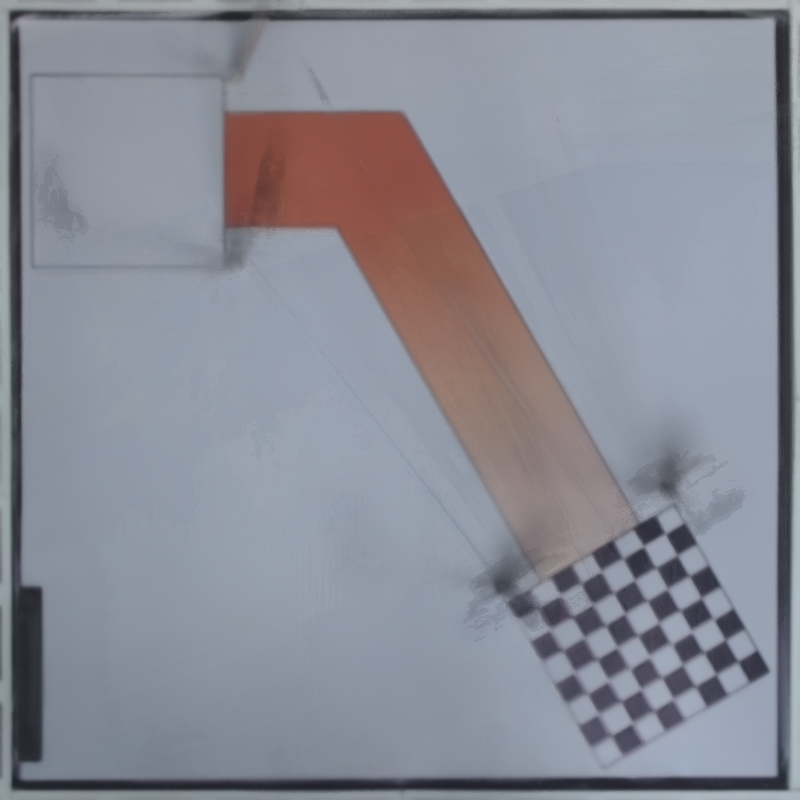
#> input picture img/Real6.png, 800 x 800 px
$ python Kmean_BG_segment.py
#> lines starting #> are read from the running program, lines starting #| are printed output that depends on the picture; after the words box and inside, x2 and y2 are one past the last pixel; in counts of white or black regions, pixels touching at a corner belong together
#> in main, img is the input picture: shape (800, 800, 3); mean B, G, R 150.3, 139.8, 137.5
import cv2
import numpy as np
import matplotlib.pyplot as plt

def segment(img, K=3):
#> called with K = 3
    attempts=10


    gray = cv2.cvtColor(img,cv2.COLOR_BGR2GRAY)
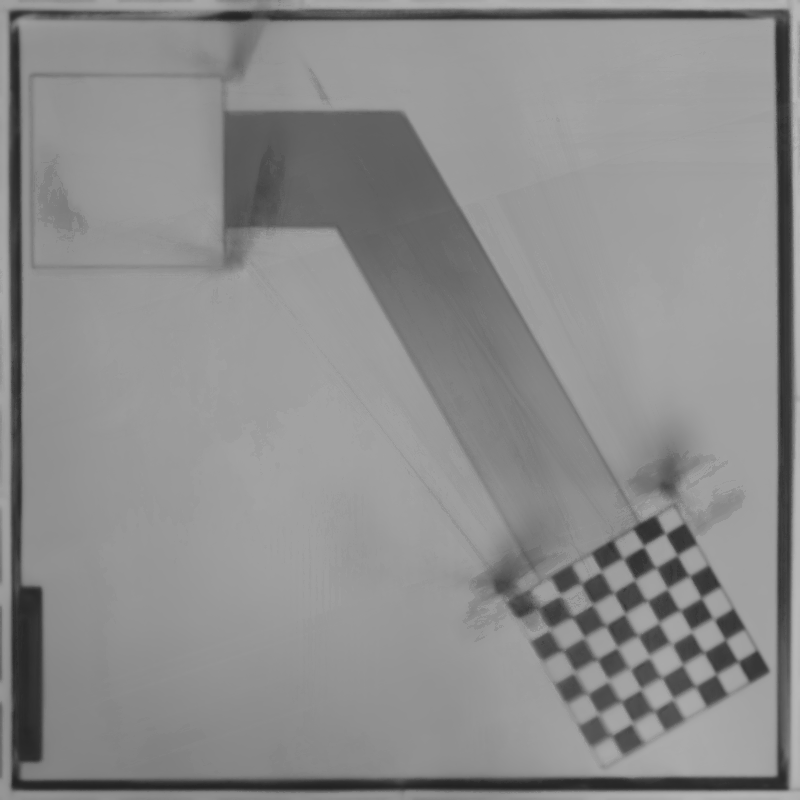
#> gray: shape (800, 800); min 34, max 186, mean 140.3

    hsv = cv2.cvtColor(img, cv2.COLOR_BGR2HSV)
#> hsv: shape (800, 800, 3); mean H, S, V 101.2, 37.7, 155.1
    # [6 lines of commented-out code are left out]

    H, S, V = cv2.split(hsv)
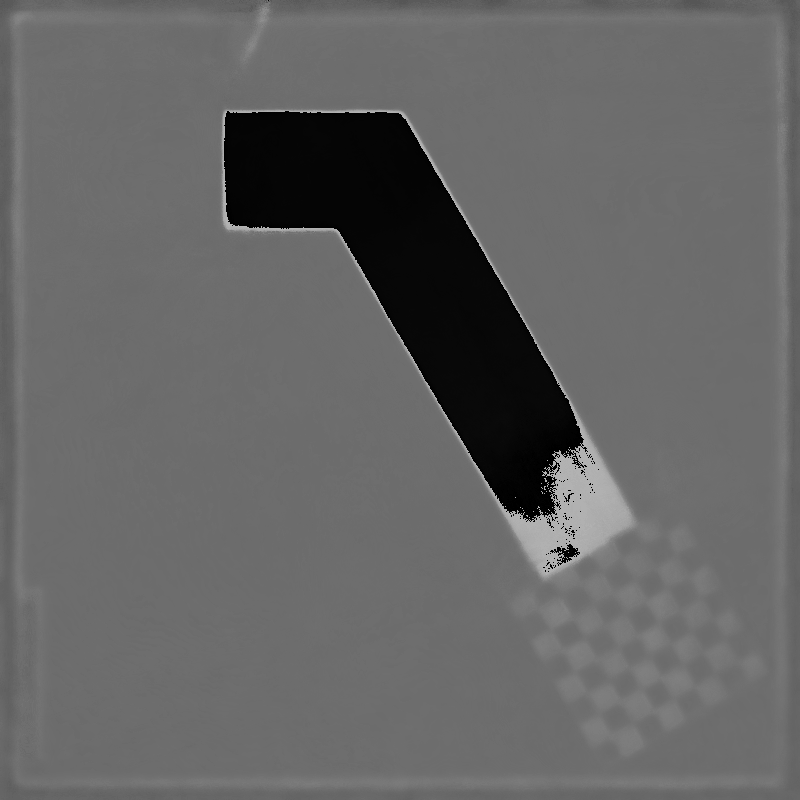
#> H: shape (800, 800); min 0, max 179, mean 101.2
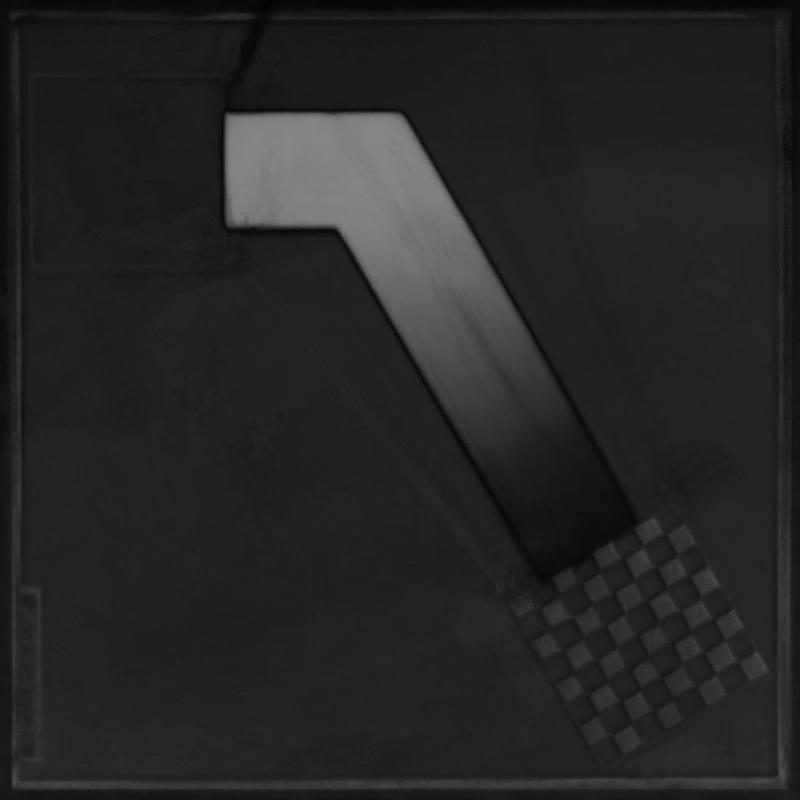
#> S: shape (800, 800); min 0, max 136, mean 37.7
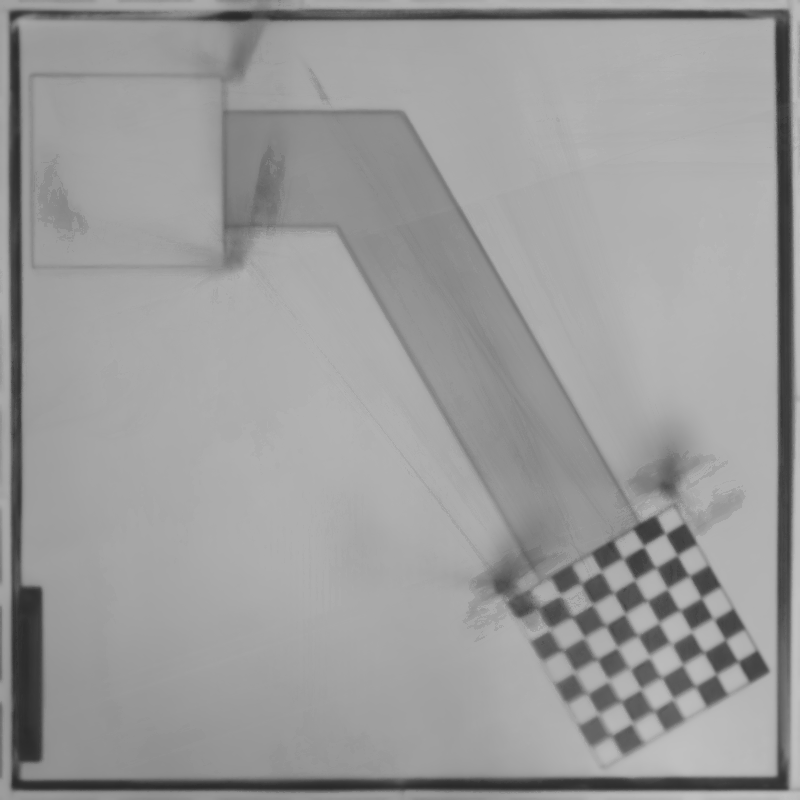
#> V: shape (800, 800); min 41, max 195, mean 155.1
    # vectorized = img.reshape((-1,3))
    vectorized = H.reshape((-1,1))
    vectorized = np.float32(vectorized)
    criteria = (cv2.TERM_CRITERIA_EPS + cv2.TERM_CRITERIA_MAX_ITER, 10, 1.0)

    ret,label,center=cv2.kmeans(vectorized,K,None,criteria,attempts,cv2.KMEANS_PP_CENTERS) #  cv.KMEANS_PP_CENTERS and cv.KMEANS_RANDOM_CENTERS.
#> ret = 10669779.1; center = [5.49, 109.4, 171.2]
    center = np.uint8(center)
#> center = [5, 109, 171]
    N = []
    for i in range(K): N.append(np.count_nonzero(label==i))
#> after the loop, N = [57867, 570791, 11342]
    max_index = N.index(max(N))
#> max_index = 1
    label[label==max_index] = 1
    label[label!=max_index] = 0
    center[max_index] = 255
    res = center[label.flatten()]
    result_image = res.reshape((img.shape[:2])) # one channel
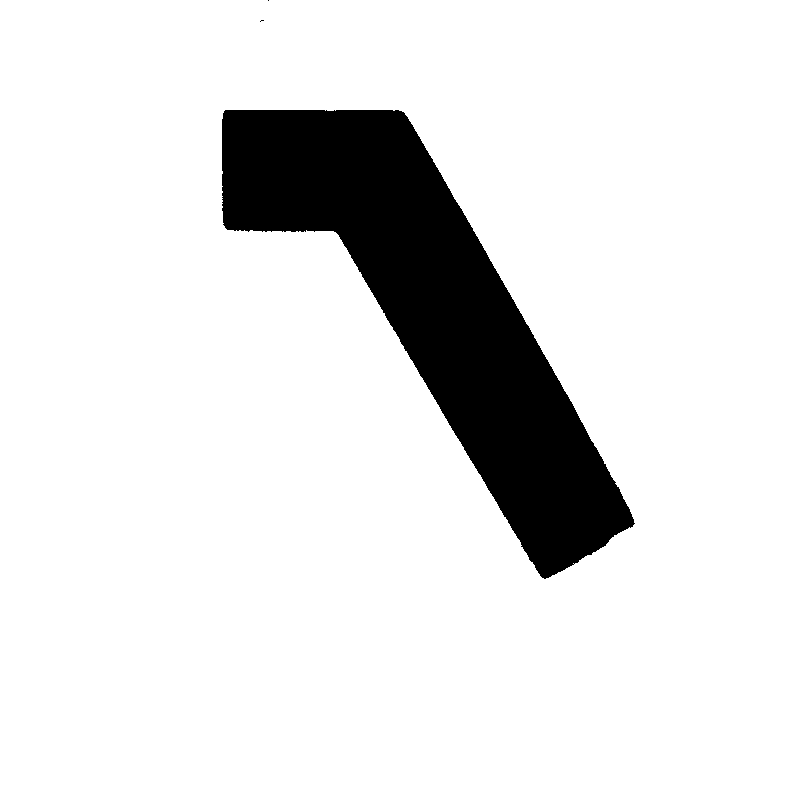
#> result_image: shape (800, 800); values 5 (black) and 255 (white), 89.2% white; 3 black regions (2 under 20 px), largest, box (x1, y1, x2, y2) and area: (222, 110, 635, 579) 69204
    # result_image = res.reshape((img.shape[:3])) # multi channel
    mask = np.array(result_image, dtype="uint8")
    # cv2.imshow("A", 255-mask)
    # cv2.waitKey(0)
    return 255 - mask
    # [7 lines of commented-out code are left out]

def main():
    img = cv2.imread("./img/Real6.png")
    mask = segment(img, K=3)
    cv2.imshow("A", mask)
    cv2.waitKey(0)

if __name__ == '__main__':
    main()

$ run again, with img/Real3.png copied over img/Real6.png
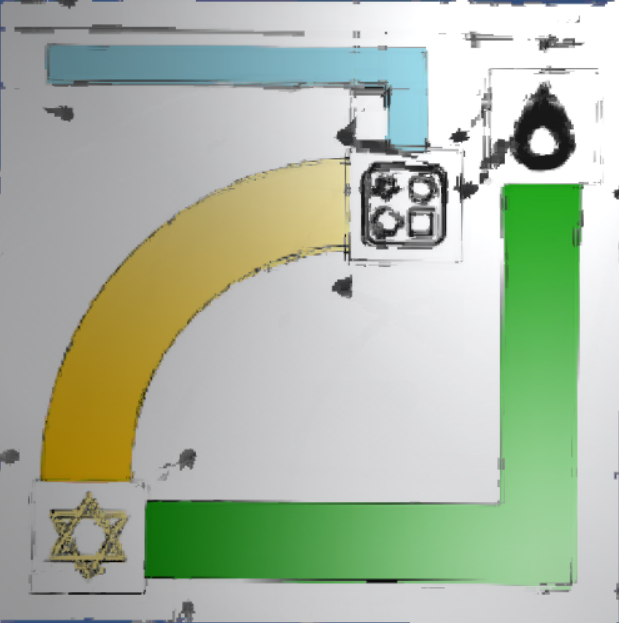
#> input picture img/Real3.png, 619 x 623 px
#> in main, img is the input picture: shape (623, 619, 3); mean B, G, R 164.7, 184.5, 172.3
#> hsv: shape (623, 619, 3); mean H, S, V 82.1, 41.8, 188.4
#> in segment, `H, S, V = cv2.split(hsv)`:
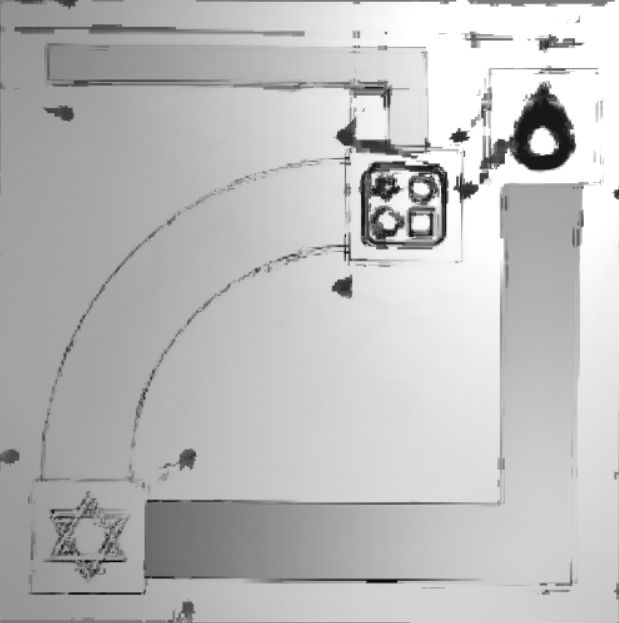
#> V: shape (623, 619); min 8, max 255, mean 188.4
#> in segment, `ret,label,center=cv2.kmeans(vectorized,K,None,criteria,attempts,cv2.KM..`: ret = 31030267.6; center = [12.8, 110.6, 59.1]
#> in segment, `center = np.uint8(center)`: center = [12, 110, 59]
#> after the loop in segment, `for i in range(K): N.append(np.count_nonzero(label==i))`: N = [80513, 244155, 60969]
#> max_index = 1
#> in segment, `result_image = res.reshape((img.shape[:2]))`:
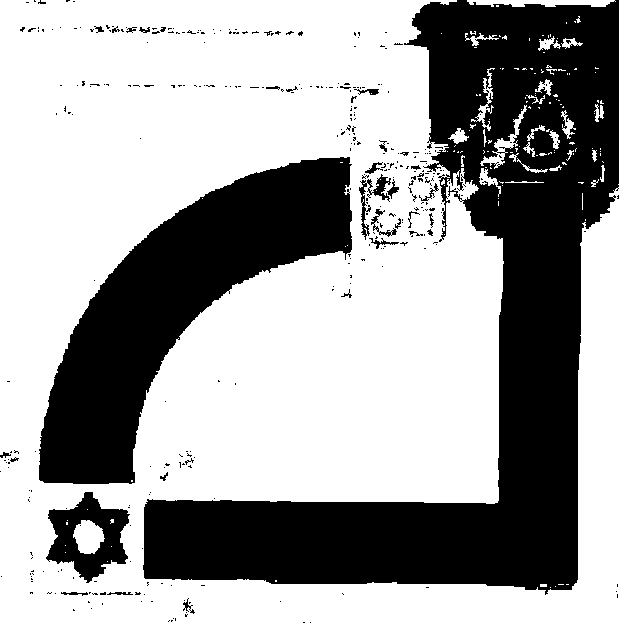
#> result_image: shape (623, 619); values 12 (black) and 255 (white), 63.3% white; 347 black regions (315 under 20 px), largest, box (x1, y1, x2, y2) and area: (143, 0, 619, 595) 94598, (39, 157, 352, 484) 40002, (46, 492, 130, 583) 3812
